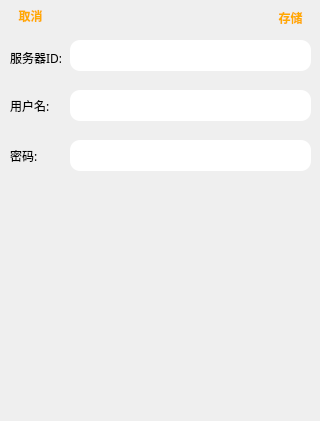
<?xml version="1.0" encoding="UTF-8"?>
<ui version="4.0">
 <class>AddId</class>
 <widget class="QWidget" name="AddId">
  <property name="geometry">
   <rect>
    <x>0</x>
    <y>0</y>
    <width>320</width>
    <height>421</height>
   </rect>
  </property>
  <property name="windowTitle">
   <string>Form</string>
  </property>
  <property name="styleSheet">
   <string notr="true">QLabel{
font-style:MingLiU-ExtB;
}

QLineEdit{
border-radius:10px;
}

QPushButton#save{
border-style:outset;
font: 75 16pt &quot;宋体&quot;;
font-weight:bold; 
color:rgb(255, 170, 0);
background-color:rgba(225, 225, 225, 0);
}

QPushButton#save:hover{ 
background-color:rgba(225, 225, 225,200);
}
 
QPushButton#save:pressed{
background-color:rgba(225, 225, 225, 200);
}

QPushButton#cancel{
border-style:outset;
font: 75 16pt &quot;宋体&quot;;
font-weight:bold; 
color:rgb(255, 170, 0);
}

QPushButton#cancel{
background-color:rgba(225, 225, 225, 0);
}

QPushButton#cancel:hover{ 
background-color:rgba(225, 225, 225,200);
}
 
QPushButton#cancel:pressed{
background-color:rgba(225, 225, 225, 200);
}
</string>
  </property>
  <widget class="QWidget" name="topwidget" native="true">
   <property name="geometry">
    <rect>
     <x>0</x>
     <y>0</y>
     <width>321</width>
     <height>31</height>
    </rect>
   </property>
   <property name="styleSheet">
    <string notr="true"/>
   </property>
   <widget class="QPushButton" name="save">
    <property name="geometry">
     <rect>
      <x>260</x>
      <y>2</y>
      <width>61</width>
      <height>31</height>
     </rect>
    </property>
    <property name="styleSheet">
     <string notr="true"/>
    </property>
    <property name="text">
     <string>存储</string>
    </property>
   </widget>
   <widget class="QPushButton" name="cancel">
    <property name="geometry">
     <rect>
      <x>0</x>
      <y>0</y>
      <width>61</width>
      <height>31</height>
     </rect>
    </property>
    <property name="styleSheet">
     <string notr="true"/>
    </property>
    <property name="text">
     <string>取消</string>
    </property>
   </widget>
  </widget>
  <widget class="QWidget" name="centralwidget" native="true">
   <property name="geometry">
    <rect>
     <x>0</x>
     <y>30</y>
     <width>321</width>
     <height>151</height>
    </rect>
   </property>
   <widget class="QLineEdit" name="lineEdit_1">
    <property name="geometry">
     <rect>
      <x>70</x>
      <y>10</y>
      <width>241</width>
      <height>31</height>
     </rect>
    </property>
   </widget>
   <widget class="QLineEdit" name="lineEdit_2">
    <property name="geometry">
     <rect>
      <x>70</x>
      <y>60</y>
      <width>241</width>
      <height>31</height>
     </rect>
    </property>
   </widget>
   <widget class="QLineEdit" name="lineEdit_3">
    <property name="geometry">
     <rect>
      <x>70</x>
      <y>110</y>
      <width>241</width>
      <height>31</height>
     </rect>
    </property>
    <property name="cursorPosition">
     <number>0</number>
    </property>
   </widget>
   <widget class="QLabel" name="id">
    <property name="geometry">
     <rect>
      <x>10</x>
      <y>20</y>
      <width>51</width>
      <height>16</height>
     </rect>
    </property>
    <property name="font">
     <font>
      <family>MingLiU-ExtB</family>
     </font>
    </property>
    <property name="text">
     <string>服务器ID:</string>
    </property>
   </widget>
   <widget class="QLabel" name="username">
    <property name="geometry">
     <rect>
      <x>10</x>
      <y>70</y>
      <width>54</width>
      <height>12</height>
     </rect>
    </property>
    <property name="font">
     <font>
      <family>MingLiU-ExtB</family>
     </font>
    </property>
    <property name="text">
     <string>用户名:</string>
    </property>
   </widget>
   <widget class="QLabel" name="password">
    <property name="geometry">
     <rect>
      <x>10</x>
      <y>120</y>
      <width>54</width>
      <height>12</height>
     </rect>
    </property>
    <property name="font">
     <font>
      <family>MingLiU-ExtB</family>
     </font>
    </property>
    <property name="text">
     <string>密码:</string>
    </property>
   </widget>
  </widget>
 </widget>
 <resources/>
 <connections/>
</ui>
